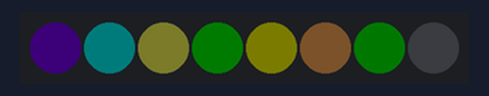
Simulated run of this program. Board: Raspberry Pi (BCM pin numbers), started with the arguments 3 3. On the bench: 8 RGB LEDs in strip order, left to right. Dim RGB values are drawn brighter than linear; the clock reads 2024-03-15 10:24:30 at power-on unless the program sets it; random numbers come from a fixed seed. At 2.5 s the program stops and its outputs stay as they are.

Above: at 0.17 s.
At 1.0 s:
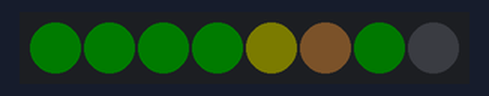
At 2.06 s:
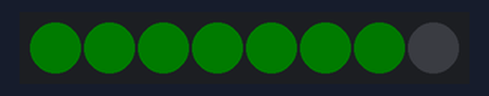
At 2.6 s:
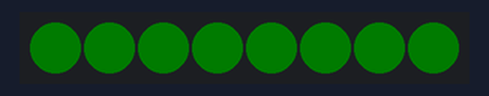
Timing chart, 0 to 4.0 s (numbered marks = the images above):
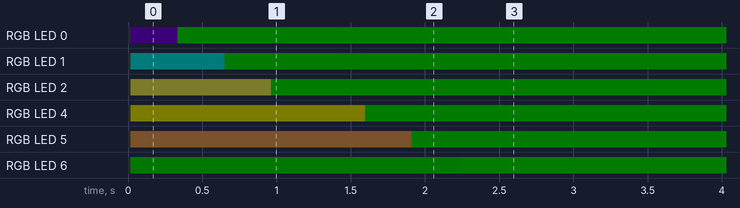

The program:

ping2rgbv2.py
```python
import os
import sys
import board
import neopixel
from random import seed
from random import randint
#import date
import datetime

pixels = neopixel.NeoPixel(board.D21,8)


def enciendeRGB(led, estado, luminosidad):
   if estado:
      pixels[led] = (0,luminosidad,0)
   else:
      pixels[led] = (luminosidad,0,0)
   return

def randomRGB(led, luminosidad):
   r = randint(0, luminosidad)
   g = randint(0, luminosidad)
   b = randint(0, luminosidad)
   pixels[led] = (r,g,b)
   return

now = datetime.datetime.now()
if now >= now.replace(hour=8) and now <= now.replace(hour=22):
   lumi = int(sys.argv[1] )
else:
   lumi = int(sys.argv[2] )

for led in range(0,8):
    randomRGB(led,lumi)

p0 = 0 == os.system('ping -qc 3 www.facebook.com     >> /dev/null')
enciendeRGB(0, p0, lumi)

p1 = 0 == os.system('ping -qc 3 www.bci.cl     >> /dev/null')
enciendeRGB(1, p1, lumi)

p2 = 0 == os.system('ping -qc 3 www.tevapharm.com     >> /dev/null')
enciendeRGB(2, p2, lumi)

p3 = 0 == os.system('ping -qc 3 www.instagram.com     >> /dev/null')
enciendeRGB(3, p3, lumi)

p4 = 0 == os.system('ping -qc 3 www.latercera.com     >> /dev/null')
enciendeRGB(4, p4, lumi)

p5 = 0 == os.system('ping -qc 3 www.amazon.com     >> /dev/null')
enciendeRGB(5, p5, lumi)

p6 = 0 == os.system('ping -qc 3 www.pcfactory.cL   >> /dev/null')
enciendeRGB(6, p6, lumi)

p7 = 0 == os.system('ping -qc 3 www.microsoft.com   >> /dev/null')
enciendeRGB(7, p7, lumi)


dt_string = now.strftime("%d-%m-%Y %H:%M:%S")
if (not p0 and not p1 and not p2 and not p3 and not p4 and not p5 and not p6 and not p7):
    f = open("/home/pi/ErrorRed.txt","a")
    f.write('Error de conexión internet a las %s\n\r'% ( dt_string))
    f.close()
```

Measured:
- by itself, RGB LED 0: off → RGB(1, 0, 2) at 0.02 s, → RGB(0, 3, 0) 0.32 s later
- by itself, RGB LED 1: off → RGB(0, 3, 3) at 0.02 s, → RGB(0, 3, 0) 0.63 s later
- by itself, RGB LED 2: off → RGB(3, 3, 1) at 0.02 s, → RGB(0, 3, 0) 0.95 s later
- by itself, RGB LED 4: off → RGB(3, 3, 0) at 0.02 s, → RGB(0, 3, 0) 1.6 s later
- by itself, RGB LED 5: off → RGB(3, 2, 1) at 0.02 s, → RGB(0, 3, 0) 1.9 s later
- by itself, RGB LED 6: off → RGB(0, 2, 0) at 0.02 s, → RGB(0, 3, 0) 2.2 s later
- what the display in image 1 shows lasts 0.6 s, from 1.0 s to 1.6 s
